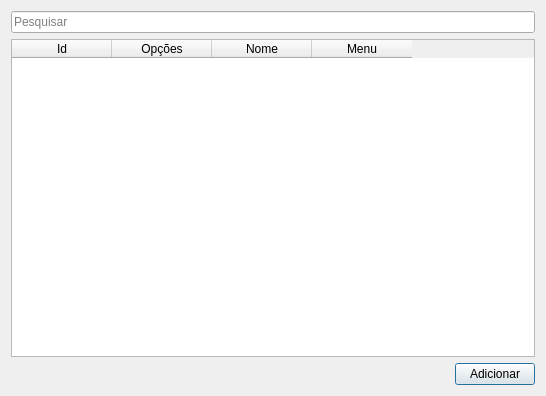
<?xml version="1.0" encoding="UTF-8"?>
<ui version="4.0">
 <class>Dialog</class>
 <widget class="QDialog" name="Dialog">
  <property name="geometry">
   <rect>
    <x>0</x>
    <y>0</y>
    <width>546</width>
    <height>396</height>
   </rect>
  </property>
  <property name="windowTitle">
   <string>Menu</string>
  </property>
  <layout class="QGridLayout" name="gridLayout">
   <item row="0" column="0">
    <widget class="QLineEdit" name="searchLe">
     <property name="placeholderText">
      <string>Pesquisar</string>
     </property>
    </widget>
   </item>
   <item row="1" column="0">
    <widget class="QTableWidget" name="tableWidget">
     <column>
      <property name="text">
       <string>Id</string>
      </property>
     </column>
     <column>
      <property name="text">
       <string>Opções</string>
      </property>
     </column>
     <column>
      <property name="text">
       <string>Nome</string>
      </property>
     </column>
     <column>
      <property name="text">
       <string>Menu</string>
      </property>
     </column>
    </widget>
   </item>
   <item row="2" column="0">
    <layout class="QHBoxLayout" name="horizontalLayout">
     <item>
      <spacer name="horizontalSpacer">
       <property name="orientation">
        <enum>Qt::Horizontal</enum>
       </property>
       <property name="sizeHint" stdset="0">
        <size>
         <width>40</width>
         <height>20</height>
        </size>
       </property>
      </spacer>
     </item>
     <item>
      <widget class="QPushButton" name="addBtn">
       <property name="text">
        <string>Adicionar</string>
       </property>
      </widget>
     </item>
    </layout>
   </item>
  </layout>
 </widget>
 <resources/>
 <connections/>
</ui>
